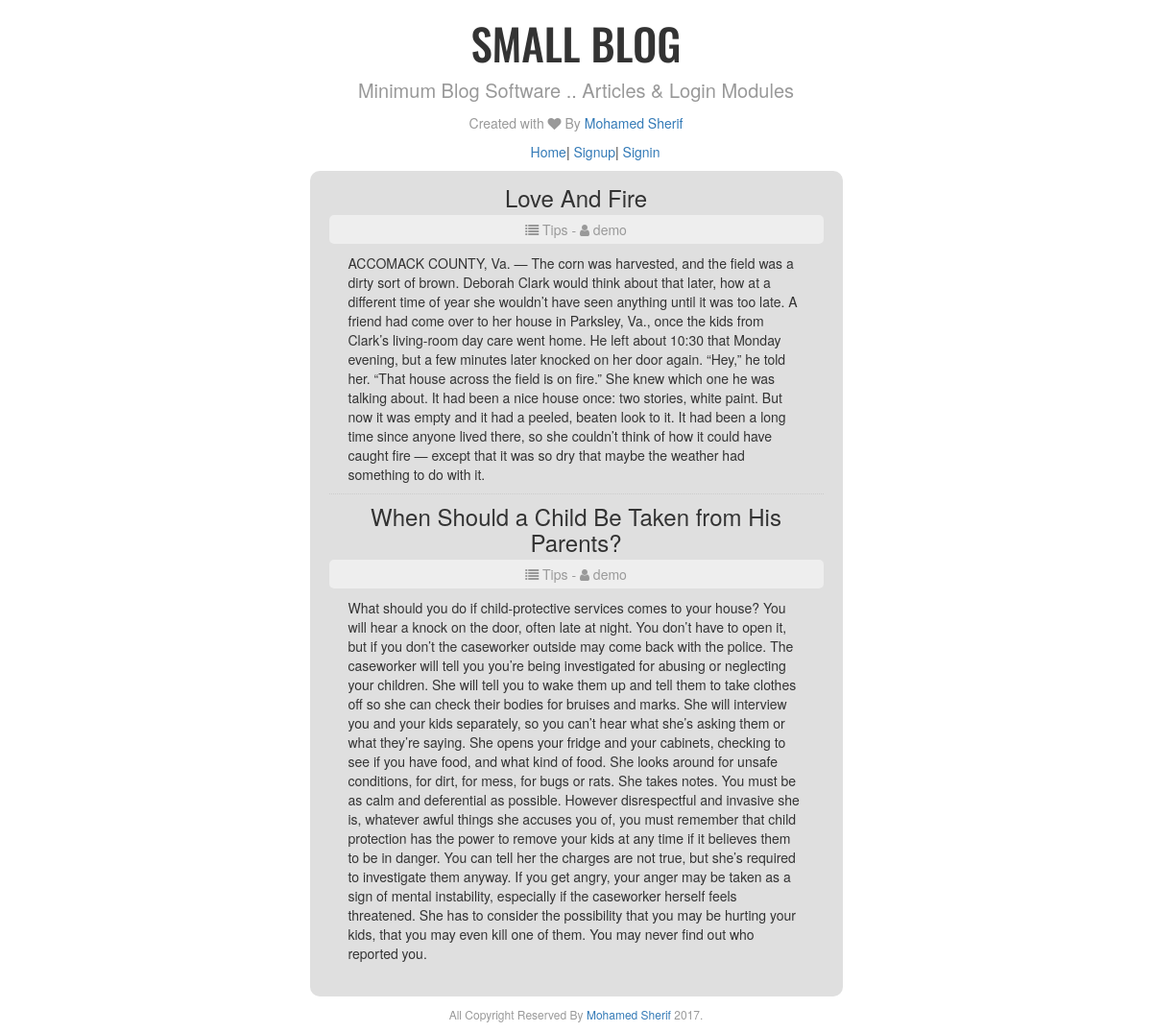
The page / on the database its author committed.
### tables this page shows
CREATE TABLE `posts` (
  `id` int(11) NOT NULL,
  `title` varchar(255) NOT NULL,
  `content` text NOT NULL,
  `catid` int(11) NOT NULL,
  `userid` int(11) NOT NULL
);

CREATE TABLE `cats` (
  `id` int(11) NOT NULL,
  `name` varchar(255) NOT NULL
);

CREATE TABLE `users` (
  `id` int(11) NOT NULL,
  `username` varchar(255) NOT NULL,
  `email` varchar(255) NOT NULL,
  `password` varchar(255) NOT NULL
);

### modules/sessions.php (called while the page is built, shortened)
<?php
class Session{
	public function isLogin(){
		if (!empty($_SESSION['sessionusername'])){
			return $this->isLoginStatus = true;
		}else {
			return $this->isLoginStatus = false;
		}
	}
}
$session = new Session();
?>

### modules/articles.php (called while the page is built, shortened)
<?php
require_once("db_connect.php");
require_once("sessions.php");
class Article{
	public function getArticlesWithDetails(){
		global $db;
		$getAll = $db->prepare("
			SELECT posts.id, posts.title, posts.content, cats.name, users.username
			FROM posts
			INNER JOIN cats ON posts.catid =  cats.id
			INNER JOIN users ON posts.userid = users.id
			ORDER BY id DESC
		");
		$getAll->execute();
		return $getAll->fetchAll();
	}
}
?>

### pages/home.php (the view)
<?php
	$article = new Article();
	$getall = $article->getArticlesWithDetails();
	foreach($getall as $row){
		echo
		'
		<article>
			<h3 class="text-center">'.$row["title"].'</h3>
			<p class="postDetails text-center"><i class="fa fa-list"></i> '.$row["name"].' - <i class="fa fa-user"></i> '.$row["username"].'</p>
			<div class="postContent">
			'.$row["content"].'
			</div>
		</article>
';
	}
?>

### index.php (shortened to what this page needs)
<?php
require "modules/categories.php";
require "modules/articles.php";
$checkSession = $session->isLoginStatus;
?>
<!DOCTYPE html>
<html>
<head>
	<link rel="stylesheet" href="css/style.css">
	<link rel="stylesheet" href="bootstrap/css/bootstrap.min.css">
	<link rel="stylesheet" href="fontawesome/css/font-awesome.min.css">
</head>
<body>
<header>
	<div class="container">
		<div class="text-center">
			<h3 class="text-uppercase">Small Blog</h3>
			<p>Minimum Blog Software .. Articles & Login Modules</p>
			<p class="created">Created with <i class="fa fa-heart"></i> By <a href="https://github.com/mohamedsherif91">Mohamed Sherif</a></p>
			<div class="navbarLinks">
				<ul>
					<li><a href="index.php">Home</a> |</li>
					<?php
					if ($checkSession == true){
						echo
						'
						<li><a href="index.php?page=addCategory">Add Category</a> |</li>
						<li><a href="index.php?page=addArticle">Add Article</a> |</li>
						<li><a href="index.php?page=logout">Logout</a></li>
						';
					}else {
						echo
						'
						<li><a href="index.php?page=signup">Signup</a> |</li>
						<li><a href="index.php?page=signin">Signin</a></li>
						';
					}
					?>
				</ul>
			</div>
		</div>
	</div>
</header>
<section>
	<div class="container">
		<div class="row">
			<div class="col-lg-3 col-md-3 col-sm-6 col-xs-12"></div>
			<div class="col-lg-6 col-md-6 col-sm-6 col-xs-12">
				<div class="contentBox">
				<?php
				$page = strip_tags($_GET['page']);
				if (!$page){
					require "pages/home.php";
				}
				?>
				</div>
			</div>
			<div class="col-lg-3 col-md-3 col-sm-6 col-xs-12"></div>
		</div>
	</div>
</section>
<footer>
	<p class="text-center">All Copyright Reserved By <a href="https://github.com/mohamedsherif91">Mohamed Sherif</a> 2017.</p>
</footer>
</body>
</html>

### css/style.css (style rules this page uses)
body { background: #eee; }
header h3 { font-family: 'Oswald', sans-serif; font-size: 45px; }
header p { font-size: 20px; font-weight: 100; color: #999; }
header ul { list-style: none; }
header ul li { display: inline-table; }
.contentBox { background: #dfdfdf; padding: 15px 20px; border-radius: 10px; }
article h3 { margin-top: 0px; margin-bottom: 0px; }
footer { font-size: 12px; margin-top: 10px; color: #999; }
article { border-bottom: 1px dotted #ccc; margin-bottom: 10px; padding-bottom: 10px; }
article:last-child { border-bottom: none; }
.created { font-size: 14px; }
.postContent { padding: 0px 20px; }
.postDetails { background: #eee; margin-top: 5px; padding: 5px; border-radius: 5px; color: #999; }

### rows shown on the page
posts: title "Love And Fire", catid.name "Tips", userid.username "demo", content "ACCOMACK COUNTY, Va. — The corn was harvested, and the field was a dirty sort of brown. Deborah Clark would think about that later, how at a different time of year she wouldn’t have seen anything until it was too late. A friend had come over to her house in Parksley, Va., once the kids from Clark’s living-room day care went home. He left about 10:30 that Monday evening, but a few minutes later knocked on her door again. “Hey,” he told her. “That house across the field is on fire.” She knew which one he was talking about. It had been a nice house once: two stories, white paint. But now it was empty and it had a peeled, beaten look to it. It had been a long time since anyone lived there, so…"
posts: title "When Should a Child Be Taken from His Parents?", catid.name "Tips", userid.username "demo", content "What should you do if child-protective services comes to your house? You will hear a knock on the door, often late at night. You don’t have to open it, but if you don’t the caseworker outside may come back with the police. The caseworker will tell you you’re being investigated for abusing or neglecting your children. She will tell you to wake them up and tell them to take clothes off so she can check their bodies for bruises and marks. She will interview you and your kids separately, so you can’t hear what she’s asking them or what they’re saying. She opens your fridge and your cabinets, checking to see if you have food, and what kind of food. She looks around for unsafe conditions, for…"
